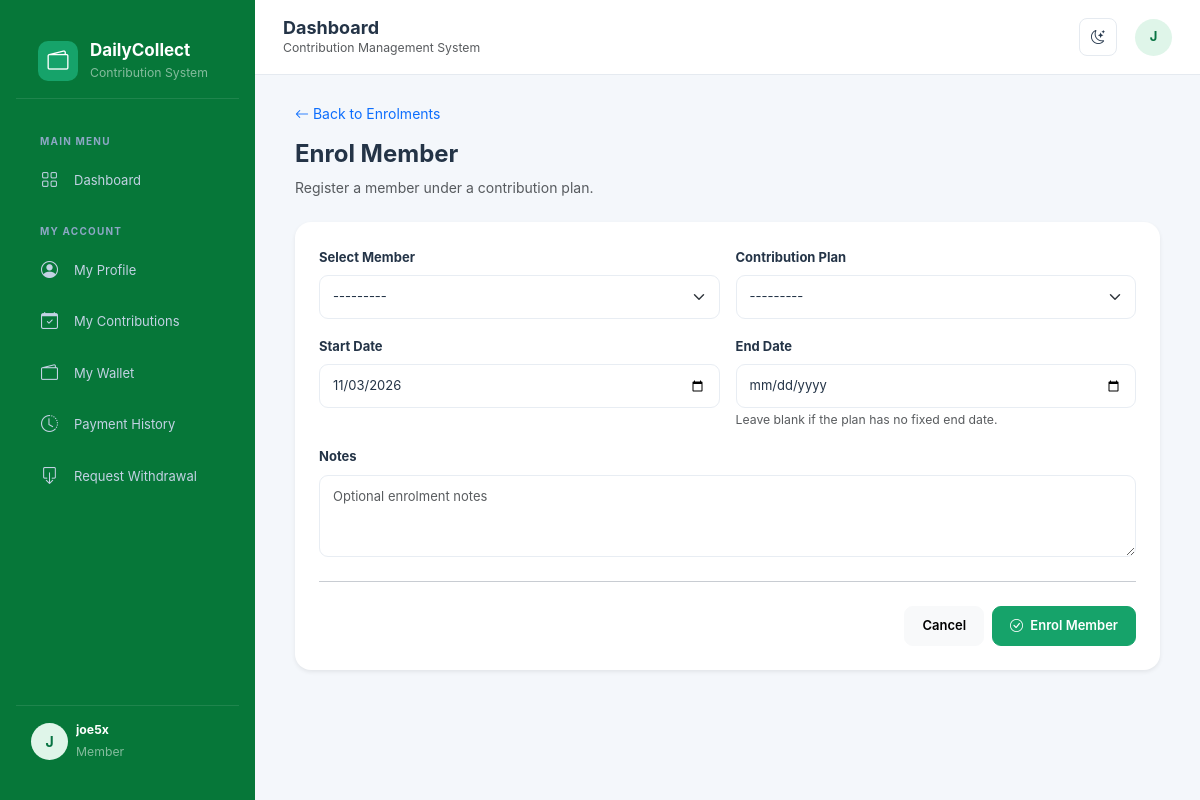
The app's page /contributions/enrollments/create/ (signed in) with its own data.
### accounts/models.py (models this page shows, shortened)
class User(AbstractUser):
    class Role(models.TextChoices):
        ADMIN = 'ADMIN', 'Administrator'
        MANAGER = 'MANAGER', 'Manager'
        SUPERVISOR = 'SUPERVISOR', 'Supervisor'
        AGENT = 'AGENT', 'Collection Agent'
        ACCOUNTANT = 'ACCOUNTANT', 'Accountant'
        MEMBER = 'MEMBER', 'Member'
    email = models.EmailField(unique=True)
    phone = models.CharField(max_length=20, blank=True)
    role = models.CharField(
        max_length=20,
        choices=Role.choices,
        default=Role.MEMBER
    )
    is_active = models.BooleanField(default=True)
    created_at = models.DateTimeField(auto_now_add=True)
    updated_at = models.DateTimeField(auto_now=True)

### contributions/views.py (the view)
# urls.py: path('enrollments/create/', views.enrollment_create, name='enrollment_create'),
@login_required
@role_required(User.Role.ADMIN, User.Role.MANAGER)
def enrollment_create(request):
    if request.method == 'POST':
        form = PlanEnrollmentForm(request.POST)
        if form.is_valid():
            try:
                with transaction.atomic():
                    enrollment = form.save(commit=False)
                    enrollment.agreed_amount = enrollment.plan.amount
                    enrollment.enrolled_by = request.user
                    enrollment.full_clean()
                    enrollment.save()
                messages.success(
                    request,
                    'Member successfully enrolled in the contribution plan.'
                )
                return redirect(
                    'contributions:enrollment_detail',
                    pk=enrollment.pk
                )
            except IntegrityError:
                form.add_error(
                    None,
                    'This member already has an active enrolment in this plan.'
                )
    else:
        form = PlanEnrollmentForm()
    return render(
        request,
        'contributions/enrollment_form.html',
        {
            'form': form,
            'page_title': 'Enrol Member',
        }
    )

### members/models.py (called while the page is built)
    @property
    def full_name(self):
        return ' '.join(
            part for part in [
                self.first_name,
                self.other_names,
                self.last_name
            ] if part
        )

### templates/contributions/enrollment_form.html (shortened to what this page needs)
{% extends 'base.html' %}
{% block content %}
<div class="container-fluid">
    <div class="mb-4">
        <a href="{% url 'contributions:enrollment_list' %}"
           class="text-decoration-none">
            <i class="bi bi-arrow-left"></i> Back to Enrolments
        </a>
        <h4 class="fw-bold mt-3">{{ page_title }}</h4>
        <p class="text-muted">
            Register a member under a contribution plan.
        </p>
    </div>
    <div class="card border-0 shadow-sm">
        <div class="card-body p-4">
            <form method="post">
                <div class="row g-3">
                    <div class="col-md-6">
                        <label class="form-label">Select Member</label>
                        {{ form.member }}
                    </div>
                    <div class="col-md-6">
                        <label class="form-label">Contribution Plan</label>
                        {{ form.plan }}
                    </div>
                    <div class="col-md-6">
                        <label class="form-label">Start Date</label>
                        {{ form.start_date }}
                    </div>
                    <div class="col-md-6">
                        <label class="form-label">End Date</label>
                        {{ form.end_date }}
                        <small class="text-muted">
                            Leave blank if the plan has no fixed end date.
                        </small>
                    </div>
                    <div class="col-12">
                        <label class="form-label">Notes</label>
                        {{ form.notes }}
                    </div>
                </div>
                <hr class="my-4">
                <div class="d-flex justify-content-end gap-2">
                    <a href="{% url 'contributions:enrollment_list' %}"
                       class="btn btn-light">
                        Cancel
                    </a>
                    <button type="submit" class="btn btn-success">
                        <i class="bi bi-check-circle me-1"></i>
                        Enrol Member
                    </button>
                </div>
            </form>
        </div>
    </div>
</div>
{% endblock %}

### templates/base.html (shortened to what this page needs)
{% load static %}
<!DOCTYPE html>
<html lang="en" data-bs-theme="light">
<head>
    <link href="https://cdn.jsdelivr.net/npm/bootstrap@5.3.3/dist/css/bootstrap.min.css" rel="stylesheet">
    <link href="https://cdn.jsdelivr.net/npm/bootstrap-icons@1.11.3/font/bootstrap-icons.css" rel="stylesheet">
    <link rel="stylesheet"
      href="{% static 'css/style.css' %}">
</head>
<body>
{% if request.user.is_authenticated %}
<aside class="sidebar" id="sidebar">
    <div class="brand">
        <div class="brand-icon">
            <i class="bi bi-wallet2 text-white"></i>
        </div>
        <div>
            <h5 class="brand-name">DailyCollect</h5>
            <small class="text-white-50">Contribution System</small>
        </div>
    </div>
<div class="sidebar-menu">
    <div class="menu-label">Main Menu</div>
    <a href="{% url 'dashboard' %}" class="sidebar-link">
        <i class="bi bi-grid"></i> Dashboard
    </a>
    {% if request.user.role == 'ADMIN' %}
        <div class="menu-label">Administration</div>
        <a href="{% url 'agents:agent_create' %}" class="sidebar-link">
            <i class="bi bi-person-plus"></i> Register Agent
        </a>
        <a href="{% url 'accounts:user_list' %}" class="sidebar-link">
            <i class="bi bi-people"></i> User Management
        </a>
        <a href="{% url 'agents:agent_list' %}" class="sidebar-link">
            <i class="bi bi-people"></i> Agent Management
        </a>
        <a href="{% url 'members:member_list' %}" class="sidebar-link">
            <i class="bi bi-person-vcard"></i> Members
        </a>
        <a href="#" class="sidebar-link">
            <i class="bi bi-person-badge"></i> Collection Agents
        </a>
        <div class="menu-label">Contribution Management</div>
        <a href="{% url 'contributions:plan_list' %}" class="sidebar-link">
            <i class="bi bi-calendar-check"></i> Contribution Plans
        </a>
        <a href="{% url 'contributions:enrollment_list' %}"
            class="sidebar-link">
            <i class="bi bi-person-check"></i>Member Enrolments
        </a>
        <a href="{% url 'collections:collection_list' %}" class="sidebar-link">
            <i class="bi bi-cash-stack"></i> Daily Collections
        </a>
        <a href="#" class="sidebar-link">
            <i class="bi bi-wallet"></i> Member Wallets
        </a>
        <a href="#" class="sidebar-link">
            <i class="bi bi-box-arrow-down"></i> Withdrawals
        </a>
        <a href="{% url 'wallets:wallet_list' %}" class="nav-link">
            <i class="bi bi-wallet2"></i>Wallet Management
        </a>
        <div class="menu-label">Finance & Reports</div>
        <a href="#" class="sidebar-link">
            <i class="bi bi-arrow-left-right"></i> Transactions
        </a>
        <a href="#" class="sidebar-link">
            <i class="bi bi-receipt"></i> Expenses
        </a>
        <a href="#" class="sidebar-link">
            <i class="bi bi-graph-up-arrow"></i> Reports
        </a>
        <div class="menu-label">System</div>
        <a href="{% url 'accounts:change_password' %}" class="sidebar-link">
            <i class="bi bi-shield-lock"></i> Change Password
        </a>
    {% elif request.user.role == 'MEMBER' %}
        <div class="menu-label">My Account</div>
        <a href="{% url 'accounts:profile' %}" class="sidebar-link">
            <i class="bi bi-person-circle"></i> My Profile
        </a>
        <a href="#" class="sidebar-link">
            <i class="bi bi-calendar-check"></i> My Contributions
        </a>
        <a href="#" class="sidebar-link">
            <i class="bi bi-wallet2"></i> My Wallet
        </a>
        <a href="#" class="sidebar-link">
            <i class="bi bi-clock-history"></i> Payment History
        </a>
        <a href="#" class="sidebar-link">
            <i class="bi bi-box-arrow-down"></i> Request Withdrawal
        </a>
    {% endif %}
</div>
    <div class="sidebar-footer">
        <div class="d-flex align-items-center gap-2">
            <div class="user-avatar">
                {{ request.user.username|first|upper }}
            </div>
            <div class="flex-grow-1 overflow-hidden">
                <div class="text-white small fw-bold text-truncate">
                    {{ request.user.get_full_name|default:request.user.username }}
                </div>
                <small class="text-white-50">
                    {{ request.user.get_role_display }}
                </small>
            </div>
        </div>
    </div>
</aside>
<div class="main-wrapper">
    <header class="topbar">
        <div class="d-flex align-items-center gap-3">
            <div>
                <h5 class="topbar-title">
                    {% block page_title %}Dashboard{% endblock %}
                </h5>
                <small class="text-muted d-none d-sm-block">
                    Contribution Management System
                </small>
            </div>
        </div>
        <div class="topbar-actions">
            <button class="icon-btn" id="themeToggle"
                    title="Toggle theme">
                <i class="bi bi-moon-stars" id="themeIcon"></i>
            </button>
            <div class="dropdown">
                <button class="btn p-0 border-0"
                        data-bs-toggle="dropdown">
                    <div class="user-avatar">
                        {{ request.user.username|first|upper }}
                    </div>
                </button>
            </div>
        </div>
    </header>
    <main class="page-content">
        {% block content %}
        {% endblock %}
    </main>
</div>
{% else %}
    {% block auth_content %}{% endblock %}
{% endif %}
</body>
</html>

### static/css/style.css (style rules this page uses)
:root { --primary: #102a43; --primary-light: #1d456b; --accent: #10b981; --accent-hover: #059669; --background: #f4f7fb; --surface: #ffffff; --text: #243447; --muted: #8492a6; --border: #e8edf3; --danger: #ef4444; --warning: #f59e0b; --info: #3b82f6; --sidebar-width: 260px; --topbar-height: 75px; --shadow-sm: 0 2px 8px rgba(16, 42, 67, .04); --shadow-md: 0 8px 25px rgba(16, 42, 67, .07); --radius: 16px; }
* { box-sizing: border-box; }
body { background: var(--background); color: var(--text); font-family: 'Inter', 'Segoe UI', sans-serif; font-size: 14px; transition: background .3s, color .3s; }
a { text-decoration: none; }
h1, h2, h3, h4, h5, h6 { color: var(--text); font-weight: 700; }
.sidebar { width: var(--sidebar-width); background: var(--primary); color: #fff; position: fixed; top: 0; left: 0; bottom: 0; z-index: 1040; padding: 24px 16px; overflow-y: auto; transition: transform .3s ease; }
.topbar { height: var(--topbar-height); background: var(--surface); border-bottom: 1px solid var(--border); display: flex; align-items: center; justify-content: space-between; padding: 0 30px; position: sticky; top: 0; z-index: 1020; }
.topbar-title { font-size: 19px; font-weight: 750; margin: 0; }
.page-content { padding: 30px; }
.card { background: var(--surface); border: 1px solid var(--border); border-radius: var(--radius); box-shadow: var(--shadow-sm); color: var(--text); }
.card-body { padding: 22px; }
.btn { border-radius: 9px; padding: 9px 17px; font-weight: 600; font-size: 13px; transition: .2s; }
.btn-success { background: var(--accent); border-color: var(--accent); }
.form-label { font-weight: 650; color: var(--text); font-size: 13px; margin-bottom: 8px; }
.form-control, .form-select { background-color: var(--surface); color: var(--text); border: 1px solid var(--border); border-radius: 9px; padding: 11px 13px; font-size: 13px; }
:root { --sidebar-width: 255px; --primary: #055fc6; --accent: #16a36a; --body-bg: #f4f7fb; --card-bg: #ffffff; --text-main: #24364b; --border-color: #e5eaf0; --sidebar-bg: #067739; }
body { background: var(--body-bg); color: var(--text-main); font-family: Inter, "Segoe UI", sans-serif; min-height: 100vh; transition: background .2s ease, color .2s ease; }
.sidebar { width: var(--sidebar-width); height: 100vh; position: fixed; top: 0; left: 0; background: var(--sidebar-bg); color: white; z-index: 1040; display: flex; flex-direction: column; transition: transform .3s ease; }
.brand { height: 75px; display: flex; align-items: center; padding: 0 22px; gap: 12px; border-bottom: 1px solid rgba(255,255,255,.1); }
.brand-icon { width: 40px; height: 40px; background: var(--accent); border-radius: 10px; display: flex; align-items: center; justify-content: center; font-size: 21px; }
.brand-name { font-size: 17px; font-weight: 750; color: white; margin: 0; }
.sidebar-menu { padding: 20px 12px; overflow-y: auto; flex: 1; }
.menu-label { font-size: 10px; color: #8da7c5; font-weight: 700; letter-spacing: 1.2px; padding: 15px 12px 8px; text-transform: uppercase; }
.sidebar-link { display: flex; align-items: center; gap: 12px; padding: 11px 13px; margin-bottom: 4px; border-radius: 7px; color: #c3d2e4; text-decoration: none; font-size: 13px; transition: .2s; }
.sidebar-link i { font-size: 17px; width: 21px; }
.sidebar-footer { padding: 15px; border-top: 1px solid rgba(255,255,255,.1); }
.main-wrapper { margin-left: var(--sidebar-width); min-height: 100vh; }
.topbar { height: 75px; background: var(--card-bg); border-bottom: 1px solid var(--border-color); display: flex; align-items: center; justify-content: space-between; padding: 0 28px; position: sticky; top: 0; z-index: 1020; }
.topbar-title { font-size: 18px; font-weight: 700; margin: 0; }
.topbar-actions { display: flex; align-items: center; gap: 18px; }
.icon-btn { width: 38px; height: 38px; border: 1px solid var(--border-color); background: var(--card-bg); color: var(--text-main); border-radius: 8px; display: flex; align-items: center; justify-content: center; }
.user-avatar { width: 37px; height: 37px; border-radius: 50%; background: #dff5e9; color: #087443; display: flex; justify-content: center; align-items: center; font-weight: 700; }
.page-content { padding: 28px; }
.card { background: var(--card-bg); border-color: var(--border-color); color: var(--text-main); }

### records on screen
User: user.username|first "J", user.get_full_name "joe5x", user.role "Member"

### other values on screen
{{ page_title }} "Enrol Member"
